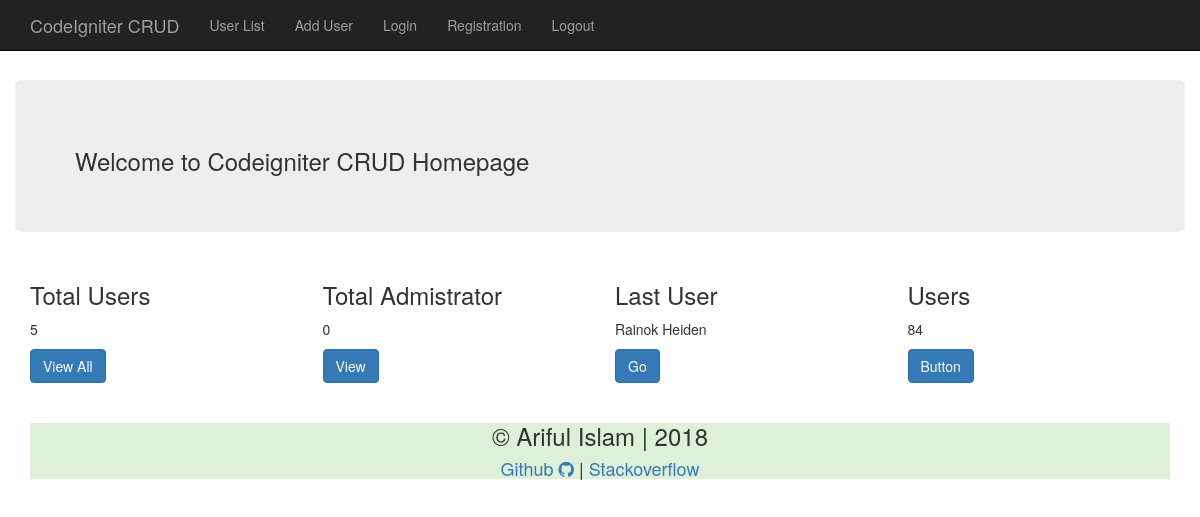
Before: / with the older database file.
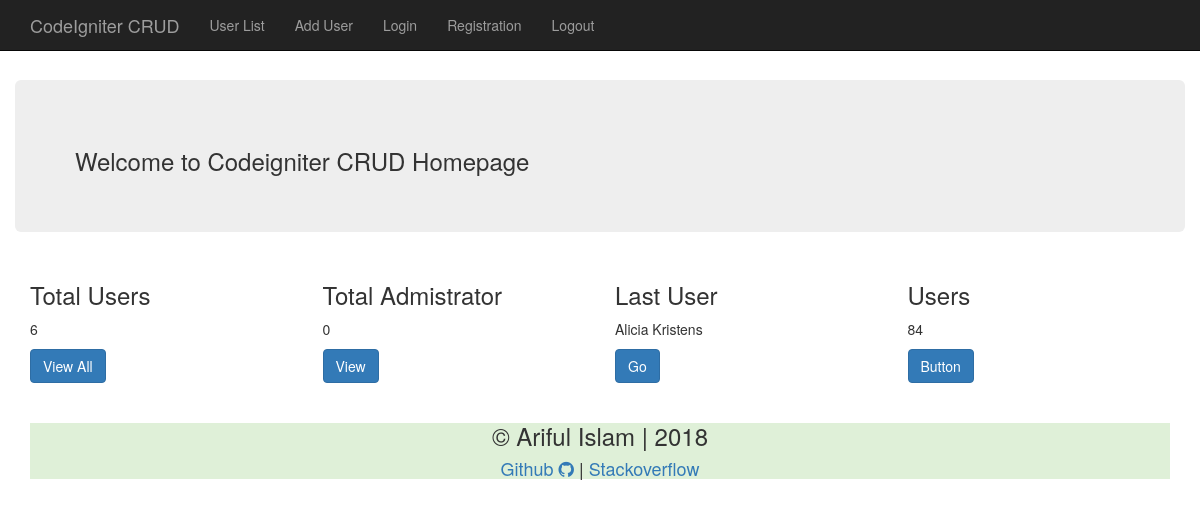
After: the same page with the newer database file.
### tables this page shows
CREATE TABLE `usertable` (
  `id` int(11) NOT NULL,
  `name` varchar(50) NOT NULL,
  `sex` varchar(10) NOT NULL,
  `username` varchar(32) NOT NULL,
  `password` varchar(32) NOT NULL,
  `mobile` varchar(15) NOT NULL,
  `address` varchar(50) NOT NULL,
  `email` varchar(50) NOT NULL,
  `designation` varchar(100) NOT NULL,
  `image` varchar(50) NOT NULL
);

### application/controllers/Home.php (called while the page is built, shortened)
<?php
class Home extends  CI_Controller{
	public function index($function = null){
		$data['totaluser'] = $this->UserModel->totalUser();
		$data['totaladmin'] = $this->UserModel->totalAdmin();
		$data['singleuser'] = $this->UserModel->lastUser();
		$this->load->view('template/inc/header.php');
		$this->load->view('template/home/home.php',$data);
		$this->load->view('template/inc/footer.php');
	}
}
?>

### index.php (called while the page is built, shortened)
<?php
require_once BASEPATH.'core/CodeIgniter.php';

### application/models/UserModel.php (called while the page is built, shortened)
<?php
    class UserModel extends  CI_Model{
        public function __construct()
        {
            $this->db = $this->load->database("default",TRUE);
        }
        public function lastUser()
        {
            $result = $this->db->query("select * from usertable order by id desc limit 1");
            return $result->result_object();
        }
    }
?>

### application/views/template/home/home.php (the view, shortened to what this page needs)
<div class="row " style="margin-top: 40px;">
   <div class="jumbotron top-spacing">
       <h3>Welcome to Codeigniter CRUD Homepage</h3>
   </div>
</div>
<div class="row">
        <div class="col-md-3">
            <div class="card w-75">
                <div class="card-body">
                    <h3 class="card-title">Total Users</h3>
                    <p class="card-text"><?php echo $totaluser; ?></p>
                    <a href="<?php echo site_url('user/userlist'); ?>" class="btn btn-primary">View All</a>
                </div>
             </div>
        </div>
         <div class="col-md-3">
            <div class="card w-75">
                <div class="card-body">
                    <h3 class="card-title">Total Admistrator</h3>
                    <p class="card-text"><?php echo $totaladmin; ?></p>
                    <a href="#" class="btn btn-primary">View</a>
                </div>
             </div>
        </div>
         <div class="col-md-3">
            <div class="card w-75">
                <div class="card-body">
                    <h3 class="card-title">Last User</h3>
                    <p class="card-text"><?php echo $singleuser[0]->name; ?></p>
                    <a href="<?php echo site_url('user/viewuser/').$singleuser[0]->id; ?>" class="btn btn-primary">Go</a>
                </div>
             </div>
        </div>
         <div class="col-md-3">
            <div class="card w-75">
                <div class="card-body">
                    <h3 class="card-title">Users</h3>
                    <p class="card-text">84</p>
                    <a href="#" class="btn btn-primary">Button</a>
                </div>
             </div>
        </div>
</div>

### application/views/template/inc/header.php (shortened to what this page needs)
<!DOCTYPE html>
<html lang="en">
<head>
    <link rel="stylesheet" href="<?php echo site_url("assets/css/bootstrap.min.css");?>">
    <link rel="stylesheet" href="<?php echo base_url("assets/css/style.css");?>">
    <link rel="stylesheet" href="<?php echo base_url("assets/css/font-awesome.min.css"); ?>">
</head>
<body>
<div class="wrapper">
    <div class="container">
        <nav class="navbar navbar-inverse navbar-fixed-top" role="navigation">
            <div class="container">
                <div class="navbar-header">
                    <a class="navbar-brand" href="<?php echo site_url(); ?>">CodeIgniter CRUD</a>
                </div>
                <div class="collapse navbar-collapse" id="bs-example-navbar-collapse-1">
                    <ul class="nav navbar-nav">
                        <li>
                            <a href="<?php echo site_url('user/userlist'); ?>">User List</a>
                        </li>
                        <li>
                            <a href="<?php echo site_url("user/adduser"); ?>">Add User</a>
                        </li>
                        <li>
                            <a href="<?php echo site_url("Login/login"); ?>">Login</a>
                        </li>
                        <li>
                            <a href="<?php echo site_url("Login/registration"); ?>">Registration</a>
                        </li>
                        <li>
                            <a href="#">Logout</a>
                        </li>
                    </ul>
                </div>
            </div>
        </nav>

### application/views/template/inc/footer.php (shortened to what this page needs)
		<div class="card bg-success top-spacing text-center">
			<h3>&copy; Ariful Islam | 2018</h3>
			<h4><a href="https://github.com/arif98741" target="_blank">Github <i class="fa fa-github"></i></a> | <a href="https://stackoverflow.com/users/6463182/ariful-islam" target="_blank">Stackoverflow</a> </h4>
		</div>
	</div>
</div>
</body>
</html>

### assets/css/style.css (style rules this page uses)
.top-spacing { margin-top: 40px; }

Changed rows visible on the page:
no longer on this page (row edited): usertable: name "Rainok Heiden"
added usertable: name "Alicia Kristens"
Other visible differences:
$totaluser: "5" → "6"
